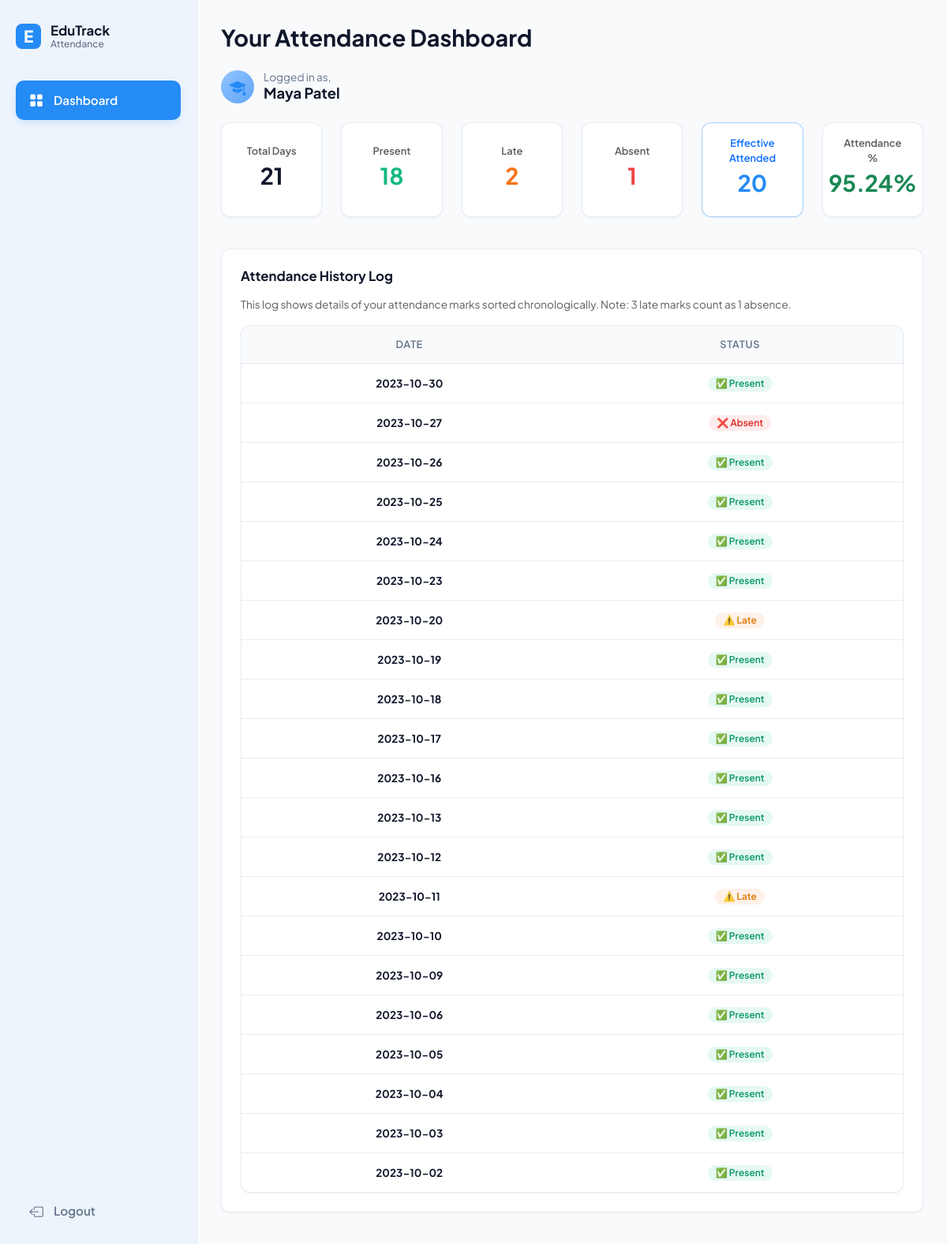
Screenshot of /student (signed in) with the database file from the repository.
### tables this page shows
CREATE TABLE attendance (
                id INTEGER PRIMARY KEY AUTOINCREMENT,
                student_id TEXT NOT NULL,
                attendance_date TEXT NOT NULL,
                status TEXT NOT NULL,
                UNIQUE(student_id, attendance_date),
                FOREIGN KEY (student_id) REFERENCES students(student_id) ON DELETE CASCADE
            );

### web_app.py (the view)
@app.route('/student')
def student_dashboard():
    if session.get('role') != 'student':
        return redirect(url_for('login'))
    student_id = session.get('student_id')
    try:
        conn = connect()
        cursor = conn.cursor()
        cursor.execute('''SELECT COUNT(*),
                          SUM(CASE WHEN status = "Present" THEN 1 ELSE 0 END) AS present_days,
                          SUM(CASE WHEN status = "Late" THEN 1 ELSE 0 END) AS late_days,
                          SUM(CASE WHEN status = "Absent" THEN 1 ELSE 0 END) AS absent_days
                          FROM attendance WHERE student_id = ?''', (student_id,))
        totals = cursor.fetchone()
        cursor.close()
        conn.close()
        total_days = totals[0] or 0
        present = totals[1] or 0
        late = totals[2] or 0
        absent = totals[3] or 0
        eff_present = present + late - (late // 3)
        eff_absent = absent + (late // 3)
        percentage = round((eff_present / total_days) * 100, 2) if total_days else 0
        processed_rows = []
        conn = connect()
        cursor = conn.cursor()
        cursor.execute('SELECT attendance_date, status FROM attendance WHERE student_id = ? ORDER BY attendance_date ASC', (student_id,))
        all_rows = cursor.fetchall()
        cursor.close()
        conn.close()
        late_count = 0
        chrono_processed = []
        for r in all_rows:
            date_str = r['attendance_date']
            status = r['status']
            disp_status = status
            if status == 'Late':
                late_count += 1
                if late_count % 3 == 0:
                    disp_status = 'Absent (3rd Late)'
            chrono_processed.append((date_str, disp_status))
        processed_rows = list(reversed(chrono_processed))[:100]
    except sqlite3.Error as e:
        flash(str(e), 'danger')
        processed_rows = []
        total_days = present = late = absent = eff_present = eff_absent = percentage = 0
    return render_template('student_dashboard.html',
                           rows=processed_rows,
                           total_days=total_days,
                           present=present,
                           late=late,
                           absent=absent,
                           eff_present=eff_present,
                           eff_absent=eff_absent,
                           percentage=percentage)

### web_app.py (called while the page is built)
def connect():
    conn = sqlite3.connect(DB_PATH, detect_types=sqlite3.PARSE_DECLTYPES)
    conn.row_factory = sqlite3.Row
    conn.execute('PRAGMA foreign_keys = ON')
    return conn

### templates/student_dashboard.html
{% extends 'layout.html' %}
{% block content %}
<div class="dashboard-header">
  <div class="dashboard-title-area">
    <h1>Your Attendance Dashboard</h1>
  </div>
</div>
<div class="welcome-banner">
  <div class="user-profile-summary">
    <div class="user-avatar-placeholder">
      <i class="bi bi-mortarboard-fill" style="font-size: 1.3rem; color: #258bf5;"></i>
    </div>
    <div class="welcome-text">
      <span class="welcome-subtitle">Logged in as,</span>
      <span class="welcome-title">{{ session.name }}</span>
    </div>
  </div>
</div>
<div class="row mb-4">
  <div class="col-md-2 col-sm-4 mb-3">
    <div class="card-premium text-center d-flex flex-column align-items-center justify-content-center" style="height: 120px;">
      <span class="text-muted" style="font-size: 0.8rem; font-weight: 600;">Total Days</span>
      <h3 style="font-size: 1.8rem; font-weight: 700; margin-top: 4px;">{{ total_days }}</h3>
    </div>
  </div>
  <div class="col-md-2 col-sm-4 mb-3">
    <div class="card-premium text-center d-flex flex-column align-items-center justify-content-center" style="height: 120px;">
      <span class="text-muted" style="font-size: 0.8rem; font-weight: 600;">Present</span>
      <h3 style="font-size: 1.8rem; font-weight: 700; margin-top: 4px; color: var(--success);">{{ present }}</h3>
    </div>
  </div>
  <div class="col-md-2 col-sm-4 mb-3">
    <div class="card-premium text-center d-flex flex-column align-items-center justify-content-center" style="height: 120px;">
      <span class="text-muted" style="font-size: 0.8rem; font-weight: 600;">Late</span>
      <h3 style="font-size: 1.8rem; font-weight: 700; margin-top: 4px; color: var(--warning);">{{ late }}</h3>
    </div>
  </div>
  <div class="col-md-2 col-sm-4 mb-3">
    <div class="card-premium text-center d-flex flex-column align-items-center justify-content-center" style="height: 120px;">
      <span class="text-muted" style="font-size: 0.8rem; font-weight: 600;">Absent</span>
      <h3 style="font-size: 1.8rem; font-weight: 700; margin-top: 4px; color: var(--danger);">{{ absent }}</h3>
    </div>
  </div>
  <div class="col-md-2 col-sm-4 mb-3">
    <div class="card-premium text-center d-flex flex-column align-items-center justify-content-center" style="height: 120px; border-color: rgba(37, 139, 245, 0.4);">
      <span class="text-primary" style="font-size: 0.8rem; font-weight: 600;">Effective Attended</span>
      <h3 style="font-size: 1.8rem; font-weight: 700; margin-top: 4px; color: var(--primary);">{{ eff_present }}</h3>
    </div>
  </div>
  <div class="col-md-2 col-sm-4 mb-3">
    <div class="card-premium text-center d-flex flex-column align-items-center justify-content-center" style="height: 120px;">
      <span class="text-muted" style="font-size: 0.8rem; font-weight: 600;">Attendance %</span>
      <h3 class="{% if percentage < 75.0 %}text-danger{% else %}text-success{% endif %}" style="font-size: 1.8rem; font-weight: 700; margin-top: 4px;">{{ percentage }}%</h3>
    </div>
  </div>
</div>
<div class="card-premium-action">
  <h5>Attendance History Log</h5>
  <p class="text-muted mb-3" style="font-size: 0.85rem;">This log shows details of your attendance marks sorted chronologically. Note: 3 late marks count as 1 absence.</p>
  <div class="table-premium-container">
    <table class="table-premium text-center">
      <thead>
        <tr>
          <th class="text-center">Date</th>
          <th class="text-center">Status</th>
        </tr>
      </thead>
      <tbody>
        {% if rows %}
          {% for date, status in rows %}
            <tr>
              <td><strong>{{ date }}</strong></td>
              <td>
                {% if status == 'Present' %}
                  <span class="badge badge-premium badge-premium-success">✅ Present</span>
                {% elif status == 'Late' %}
                  <span class="badge badge-premium badge-premium-warning">⚠️ Late</span>
                {% elif status == 'Absent' %}
                  <span class="badge badge-premium badge-premium-danger">❌ Absent</span>
                {% elif status == 'Absent (3rd Late)' %}
                  <span class="badge badge-premium badge-premium-danger">❌ Absent (3rd Late)</span>
                {% else %}
                  <span class="badge badge-premium badge-premium-info">{{ status }}</span>
                {% endif %}
              </td>
            </tr>
          {% endfor %}
        {% else %}
          <tr>
            <td colspan="2" class="text-center text-muted py-4">No attendance history yet.</td>
          </tr>
        {% endif %}
      </tbody>
    </table>
  </div>
</div>
{% endblock %}

### static/styles.css (style rules this page uses)
:root { --bg-primary: #f8fafc; --bg-sidebar: #eef4fc; --white: #ffffff; --text-main: #0f172a; --text-muted: #64748b; --primary: #258bf5; --primary-hover: #1d72cf; --active-tab-bg: #258bf5; --active-tab-text: #ffffff; --success: #10b981; --warning: #f97316; --danger: #ef4444; --border-color: #e2e8f0; --radius-sm: 8px; --radius-md: 12px; --radius-lg: 16px; --radius-xl: 24px; --shadow-sm: 0 1px 3px rgba(0,0,0,0.05); --shadow-md: 0 4px 6px -1px rgba(0, 0, 0, 0.05), 0 2px 4px -1px rgba(0, 0, 0, 0.03); --shadow-lg: 0 10px 15px -3px rgba(16, 24, 40, 0.04), 0 4px 6px -2px rgba(16, 24, 40, 0.02); }
* { box-sizing: border-box; margin: 0; padding: 0; }
body { background-color: var(--bg-primary); color: var(--text-main); font-family: 'Plus Jakarta Sans', 'Inter', system-ui, -apple-system, sans-serif; height: 100vh; overflow: hidden; }
.dashboard-header { display: flex; justify-content: space-between; align-items: center; margin-bottom: 24px; }
.dashboard-title-area h1 { font-size: 1.8rem; font-weight: 700; color: var(--text-main); margin: 0; }
.welcome-banner { display: flex; align-items: center; justify-content: space-between; margin-bottom: 24px; }
.user-profile-summary { display: flex; align-items: center; gap: 12px; }
.user-avatar-placeholder { width: 42px; height: 42px; border-radius: 50%; background: linear-gradient(135deg, #93c5fd, #60a5fa); color: var(--text-main); display: flex; align-items: center; justify-content: center; font-weight: 700; font-size: 1rem; overflow: hidden; }
.welcome-text { display: flex; flex-direction: column; line-height: 1.2; }
.welcome-subtitle { font-size: 0.85rem; color: var(--text-muted); margin: 0; }
.welcome-title { font-size: 1.15rem; font-weight: 700; color: var(--text-main); margin: 0; }
.card-premium { background-color: var(--white); border-radius: var(--radius-md); box-shadow: var(--shadow-sm); padding: 20px; border: 1px solid rgba(226, 232, 240, 0.8); display: flex; flex-direction: column; justify-content: space-between; height: 150px; }
.card-premium-action { background-color: var(--white); border-radius: var(--radius-md); box-shadow: var(--shadow-sm); padding: 24px; border: 1px solid rgba(226, 232, 240, 0.8); margin-bottom: 24px; }
.card-premium-action h5 { font-size: 1.05rem; font-weight: 700; color: var(--text-main); margin-bottom: 16px; }
.table-premium-container { background-color: var(--white); border-radius: var(--radius-md); box-shadow: var(--shadow-sm); border: 1px solid rgba(226, 232, 240, 0.8); overflow: hidden; }
.table-premium { width: 100%; border-collapse: collapse; }
.table-premium th { background-color: #f8fafc; color: var(--text-muted); font-weight: 600; font-size: 0.8rem; text-transform: uppercase; letter-spacing: 0.05em; padding: 14px 20px; text-align: left; border-bottom: 1px solid var(--border-color); }
.table-premium td { padding: 14px 20px; font-size: 0.85rem; color: var(--text-main); border-bottom: 1px solid rgba(226, 232, 240, 0.8); }
.table-premium tbody tr:last-child td { border-bottom: none; }
.badge-premium { display: inline-block; padding: 4px 10px; border-radius: 20px; font-size: 0.75rem; font-weight: 600; }
.badge-premium-success { background-color: rgba(16, 185, 129, 0.1); color: #059669; }
.badge-premium-warning { background-color: rgba(249, 115, 22, 0.1); color: #d97706; }
.badge-premium-danger { background-color: rgba(239, 68, 68, 0.1); color: #dc2626; }

### rows the page displays
attendance: attendance_date "2023-10-30", status "✅ Present"
attendance: attendance_date "2023-10-27", status "❌ Absent"
attendance: attendance_date "2023-10-26", status "✅ Present"
attendance: attendance_date "2023-10-25", status "✅ Present"
attendance: attendance_date "2023-10-24", status "✅ Present"
attendance: attendance_date "2023-10-23", status "✅ Present"
attendance: attendance_date "2023-10-20", status "⚠️ Late"
attendance: attendance_date "2023-10-19", status "✅ Present"
attendance: attendance_date "2023-10-18", status "✅ Present"
attendance: attendance_date "2023-10-17", status "✅ Present"
attendance: attendance_date "2023-10-16", status "✅ Present"
attendance: attendance_date "2023-10-13", status "✅ Present"
attendance: attendance_date "2023-10-12", status "✅ Present"
attendance: attendance_date "2023-10-11", status "⚠️ Late"
attendance: attendance_date "2023-10-10", status "✅ Present"
attendance: attendance_date "2023-10-09", status "✅ Present"
attendance: attendance_date "2023-10-06", status "✅ Present"
attendance: attendance_date "2023-10-05", status "✅ Present"
attendance: attendance_date "2023-10-04", status "✅ Present"
attendance: attendance_date "2023-10-03", status "✅ Present"
attendance: attendance_date "2023-10-02", status "✅ Present"

### other values shown
{{ session.name }} "Maya Patel"
{{ total_days }} "21"
{{ present }} "18"
{{ late }} "2"
{{ absent }} "1"
{{ eff_present }} "20"
{{ percentage }} "95.24"
